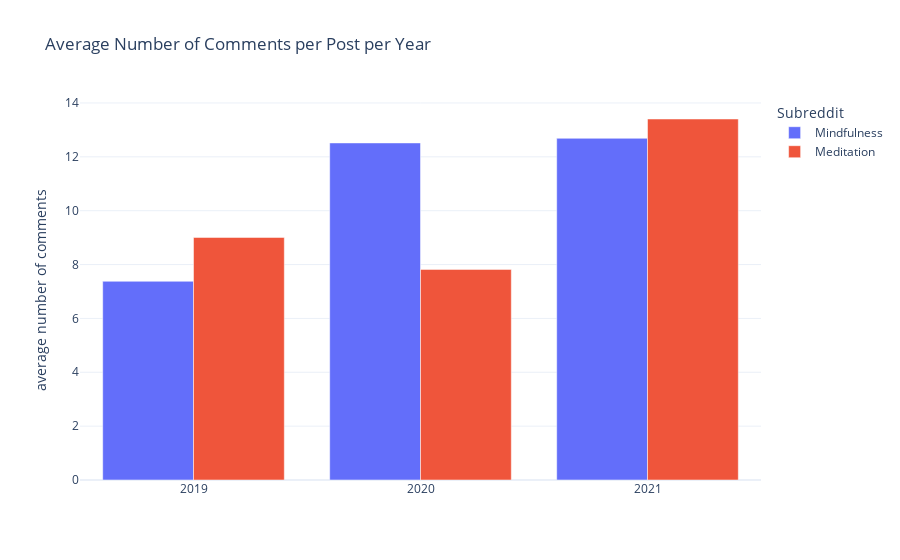

Notebook code for this chart:
### Markdown cell above
### 3.2. Number of Comments

### Code cell
years=['2019', '2020', '2021']

fig = go.Figure(data=[
    go.Bar(name='Mindfulness', x=years, y=[np.mean(df19.comms_num[df19.subreddit=='Mindfulness']),
                                            np.mean(df20.comms_num[df20.subreddit=='Mindfulness']),
                                            np.mean(df21.comms_num[df21.subreddit=='Mindfulness'])]),
    go.Bar(name='Meditation', x=years, y=[np.mean(df19.comms_num[df19.subreddit=='Meditation']),
                                            np.mean(df20.comms_num[df20.subreddit=='Meditation']),
                                            np.mean(df21.comms_num[df21.subreddit=='Meditation'])])
    
])
fig.update_layout(barmode='group')
fig.update_layout(title = 'Average Number of Comments per Post per Year')
fig.update_layout(legend_title='Subreddit',
                 yaxis_title='average number of comments')
fig.show()

### Figure 1 — Plotly figure (JSON) as saved in the notebook; plotly's stock layout.template omitted (floating-point values rounded to 4 significant figures)
{"data": [{"name": "Mindfulness", "type": "bar", "x": ["2019", "2020", "2021"], "y": [7.38, 12.52, 12.69]}, {"name": "Meditation", "type": "bar", "x": ["2019", "2020", "2021"], "y": [9.007, 7.821, 13.41]}], "layout": {"barmode": "group", "legend": {"title": {"text": "Subreddit"}}, "title": {"text": "Average Number of Comments per Post per Year"}, "yaxis": {"title": {"text": "average number of comments"}}}}
